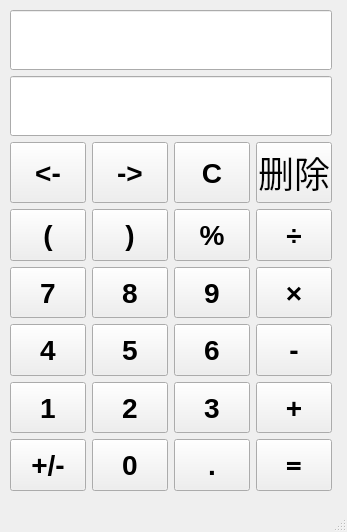
<?xml version="1.0" encoding="UTF-8"?>
<ui version="4.0">
 <class>MainWindow</class>
 <widget class="QMainWindow" name="MainWindow">
  <property name="geometry">
   <rect>
    <x>0</x>
    <y>0</y>
    <width>347</width>
    <height>532</height>
   </rect>
  </property>
  <property name="windowTitle">
   <string>MainWindow</string>
  </property>
  <widget class="QWidget" name="centralwidget">
   <widget class="QWidget" name="verticalLayoutWidget">
    <property name="geometry">
     <rect>
      <x>10</x>
      <y>10</y>
      <width>322</width>
      <height>481</height>
     </rect>
    </property>
    <layout class="QVBoxLayout" name="verticalLayout" stretch="1,1,4">
     <item>
      <widget class="QLineEdit" name="lineEdit_2">
       <property name="maximumSize">
        <size>
         <width>16777215</width>
         <height>60</height>
        </size>
       </property>
      </widget>
     </item>
     <item>
      <widget class="QLineEdit" name="lineEdit">
       <property name="maximumSize">
        <size>
         <width>16777215</width>
         <height>60</height>
        </size>
       </property>
      </widget>
     </item>
     <item>
      <layout class="QGridLayout" name="gridLayout" rowminimumheight="0,0,0,0,0,0">
       <item row="5" column="3">
        <widget class="QPushButton" name="pushButtonEqual">
         <property name="sizePolicy">
          <sizepolicy hsizetype="Expanding" vsizetype="Expanding">
           <horstretch>0</horstretch>
           <verstretch>0</verstretch>
          </sizepolicy>
         </property>
         <property name="font">
          <font>
           <family>Agency FB</family>
           <pointsize>21</pointsize>
           <italic>false</italic>
           <bold>true</bold>
          </font>
         </property>
         <property name="text">
          <string>=</string>
         </property>
        </widget>
       </item>
       <item row="3" column="0">
        <widget class="QPushButton" name="pushButton4">
         <property name="sizePolicy">
          <sizepolicy hsizetype="Expanding" vsizetype="Expanding">
           <horstretch>0</horstretch>
           <verstretch>0</verstretch>
          </sizepolicy>
         </property>
         <property name="font">
          <font>
           <pointsize>21</pointsize>
           <bold>true</bold>
          </font>
         </property>
         <property name="text">
          <string>4</string>
         </property>
        </widget>
       </item>
       <item row="2" column="2">
        <widget class="QPushButton" name="pushButton9">
         <property name="sizePolicy">
          <sizepolicy hsizetype="Expanding" vsizetype="Expanding">
           <horstretch>0</horstretch>
           <verstretch>0</verstretch>
          </sizepolicy>
         </property>
         <property name="font">
          <font>
           <pointsize>21</pointsize>
           <bold>true</bold>
          </font>
         </property>
         <property name="text">
          <string>9</string>
         </property>
        </widget>
       </item>
       <item row="2" column="0">
        <widget class="QPushButton" name="pushButton7">
         <property name="sizePolicy">
          <sizepolicy hsizetype="Expanding" vsizetype="Expanding">
           <horstretch>0</horstretch>
           <verstretch>0</verstretch>
          </sizepolicy>
         </property>
         <property name="font">
          <font>
           <pointsize>21</pointsize>
           <bold>true</bold>
          </font>
         </property>
         <property name="text">
          <string>7</string>
         </property>
        </widget>
       </item>
       <item row="5" column="2">
        <widget class="QPushButton" name="pushButtonDot">
         <property name="sizePolicy">
          <sizepolicy hsizetype="Expanding" vsizetype="Expanding">
           <horstretch>0</horstretch>
           <verstretch>0</verstretch>
          </sizepolicy>
         </property>
         <property name="font">
          <font>
           <pointsize>21</pointsize>
           <bold>true</bold>
          </font>
         </property>
         <property name="text">
          <string>.</string>
         </property>
        </widget>
       </item>
       <item row="2" column="3">
        <widget class="QPushButton" name="pushButtonMultiply">
         <property name="sizePolicy">
          <sizepolicy hsizetype="Expanding" vsizetype="Expanding">
           <horstretch>0</horstretch>
           <verstretch>0</verstretch>
          </sizepolicy>
         </property>
         <property name="font">
          <font>
           <pointsize>21</pointsize>
           <bold>true</bold>
          </font>
         </property>
         <property name="text">
          <string>×</string>
         </property>
        </widget>
       </item>
       <item row="3" column="1">
        <widget class="QPushButton" name="pushButton5">
         <property name="sizePolicy">
          <sizepolicy hsizetype="Expanding" vsizetype="Expanding">
           <horstretch>0</horstretch>
           <verstretch>0</verstretch>
          </sizepolicy>
         </property>
         <property name="font">
          <font>
           <pointsize>21</pointsize>
           <bold>true</bold>
          </font>
         </property>
         <property name="text">
          <string>5</string>
         </property>
        </widget>
       </item>
       <item row="4" column="3">
        <widget class="QPushButton" name="pushButtonAdd">
         <property name="sizePolicy">
          <sizepolicy hsizetype="Expanding" vsizetype="Expanding">
           <horstretch>0</horstretch>
           <verstretch>0</verstretch>
          </sizepolicy>
         </property>
         <property name="font">
          <font>
           <pointsize>21</pointsize>
           <bold>true</bold>
          </font>
         </property>
         <property name="text">
          <string>+</string>
         </property>
        </widget>
       </item>
       <item row="2" column="1">
        <widget class="QPushButton" name="pushButton8">
         <property name="sizePolicy">
          <sizepolicy hsizetype="Expanding" vsizetype="Expanding">
           <horstretch>0</horstretch>
           <verstretch>0</verstretch>
          </sizepolicy>
         </property>
         <property name="font">
          <font>
           <pointsize>21</pointsize>
           <bold>true</bold>
          </font>
         </property>
         <property name="text">
          <string>8</string>
         </property>
        </widget>
       </item>
       <item row="0" column="1">
        <widget class="QPushButton" name="pushButtonRightShift">
         <property name="sizePolicy">
          <sizepolicy hsizetype="Expanding" vsizetype="Expanding">
           <horstretch>0</horstretch>
           <verstretch>0</verstretch>
          </sizepolicy>
         </property>
         <property name="font">
          <font>
           <pointsize>21</pointsize>
           <bold>true</bold>
          </font>
         </property>
         <property name="text">
          <string>-&gt;</string>
         </property>
        </widget>
       </item>
       <item row="1" column="1">
        <widget class="QPushButton" name="pushButtonRightBracket">
         <property name="sizePolicy">
          <sizepolicy hsizetype="Expanding" vsizetype="Expanding">
           <horstretch>0</horstretch>
           <verstretch>0</verstretch>
          </sizepolicy>
         </property>
         <property name="font">
          <font>
           <pointsize>21</pointsize>
           <bold>true</bold>
          </font>
         </property>
         <property name="text">
          <string>)</string>
         </property>
        </widget>
       </item>
       <item row="0" column="0">
        <widget class="QPushButton" name="pushButtonLeftShift">
         <property name="sizePolicy">
          <sizepolicy hsizetype="Expanding" vsizetype="Expanding">
           <horstretch>0</horstretch>
           <verstretch>0</verstretch>
          </sizepolicy>
         </property>
         <property name="font">
          <font>
           <pointsize>21</pointsize>
           <bold>true</bold>
          </font>
         </property>
         <property name="text">
          <string>&lt;-</string>
         </property>
        </widget>
       </item>
       <item row="5" column="1">
        <widget class="QPushButton" name="pushButton0">
         <property name="sizePolicy">
          <sizepolicy hsizetype="Expanding" vsizetype="Expanding">
           <horstretch>0</horstretch>
           <verstretch>0</verstretch>
          </sizepolicy>
         </property>
         <property name="font">
          <font>
           <pointsize>21</pointsize>
           <bold>true</bold>
          </font>
         </property>
         <property name="text">
          <string>0</string>
         </property>
        </widget>
       </item>
       <item row="1" column="0">
        <widget class="QPushButton" name="pushButtonLeftBracket">
         <property name="sizePolicy">
          <sizepolicy hsizetype="Expanding" vsizetype="Expanding">
           <horstretch>0</horstretch>
           <verstretch>0</verstretch>
          </sizepolicy>
         </property>
         <property name="font">
          <font>
           <pointsize>21</pointsize>
           <bold>true</bold>
          </font>
         </property>
         <property name="text">
          <string>(</string>
         </property>
        </widget>
       </item>
       <item row="1" column="2">
        <widget class="QPushButton" name="pushButtonMod">
         <property name="sizePolicy">
          <sizepolicy hsizetype="Expanding" vsizetype="Expanding">
           <horstretch>0</horstretch>
           <verstretch>0</verstretch>
          </sizepolicy>
         </property>
         <property name="font">
          <font>
           <pointsize>21</pointsize>
           <bold>true</bold>
          </font>
         </property>
         <property name="text">
          <string>%</string>
         </property>
        </widget>
       </item>
       <item row="0" column="2">
        <widget class="QPushButton" name="pushButtonClear">
         <property name="sizePolicy">
          <sizepolicy hsizetype="Expanding" vsizetype="Expanding">
           <horstretch>0</horstretch>
           <verstretch>0</verstretch>
          </sizepolicy>
         </property>
         <property name="font">
          <font>
           <pointsize>21</pointsize>
           <bold>true</bold>
          </font>
         </property>
         <property name="text">
          <string>C</string>
         </property>
        </widget>
       </item>
       <item row="3" column="3">
        <widget class="QPushButton" name="pushButtonSubtract">
         <property name="sizePolicy">
          <sizepolicy hsizetype="Expanding" vsizetype="Expanding">
           <horstretch>0</horstretch>
           <verstretch>0</verstretch>
          </sizepolicy>
         </property>
         <property name="font">
          <font>
           <pointsize>21</pointsize>
           <bold>true</bold>
          </font>
         </property>
         <property name="text">
          <string>-</string>
         </property>
        </widget>
       </item>
       <item row="4" column="2">
        <widget class="QPushButton" name="pushButton3">
         <property name="sizePolicy">
          <sizepolicy hsizetype="Expanding" vsizetype="Expanding">
           <horstretch>0</horstretch>
           <verstretch>0</verstretch>
          </sizepolicy>
         </property>
         <property name="font">
          <font>
           <pointsize>21</pointsize>
           <bold>true</bold>
          </font>
         </property>
         <property name="text">
          <string>3</string>
         </property>
        </widget>
       </item>
       <item row="4" column="0">
        <widget class="QPushButton" name="pushButton1">
         <property name="sizePolicy">
          <sizepolicy hsizetype="Expanding" vsizetype="Expanding">
           <horstretch>0</horstretch>
           <verstretch>0</verstretch>
          </sizepolicy>
         </property>
         <property name="font">
          <font>
           <pointsize>21</pointsize>
           <bold>true</bold>
          </font>
         </property>
         <property name="text">
          <string>1</string>
         </property>
        </widget>
       </item>
       <item row="1" column="3">
        <widget class="QPushButton" name="pushButtonDivide">
         <property name="sizePolicy">
          <sizepolicy hsizetype="Expanding" vsizetype="Expanding">
           <horstretch>0</horstretch>
           <verstretch>0</verstretch>
          </sizepolicy>
         </property>
         <property name="font">
          <font>
           <pointsize>21</pointsize>
           <bold>true</bold>
          </font>
         </property>
         <property name="text">
          <string>÷</string>
         </property>
        </widget>
       </item>
       <item row="4" column="1">
        <widget class="QPushButton" name="pushButton2">
         <property name="sizePolicy">
          <sizepolicy hsizetype="Expanding" vsizetype="Expanding">
           <horstretch>0</horstretch>
           <verstretch>0</verstretch>
          </sizepolicy>
         </property>
         <property name="font">
          <font>
           <pointsize>21</pointsize>
           <bold>true</bold>
          </font>
         </property>
         <property name="text">
          <string>2</string>
         </property>
        </widget>
       </item>
       <item row="3" column="2">
        <widget class="QPushButton" name="pushButton6">
         <property name="sizePolicy">
          <sizepolicy hsizetype="Expanding" vsizetype="Expanding">
           <horstretch>0</horstretch>
           <verstretch>0</verstretch>
          </sizepolicy>
         </property>
         <property name="font">
          <font>
           <pointsize>21</pointsize>
           <bold>true</bold>
          </font>
         </property>
         <property name="text">
          <string>6</string>
         </property>
        </widget>
       </item>
       <item row="5" column="0">
        <widget class="QPushButton" name="pushButtonSign">
         <property name="sizePolicy">
          <sizepolicy hsizetype="Expanding" vsizetype="Expanding">
           <horstretch>0</horstretch>
           <verstretch>0</verstretch>
          </sizepolicy>
         </property>
         <property name="font">
          <font>
           <pointsize>21</pointsize>
           <bold>true</bold>
          </font>
         </property>
         <property name="text">
          <string>+/-</string>
         </property>
        </widget>
       </item>
       <item row="0" column="3">
        <widget class="QPushButton" name="pushButtonDelete">
         <property name="sizePolicy">
          <sizepolicy hsizetype="Expanding" vsizetype="Expanding">
           <horstretch>0</horstretch>
           <verstretch>0</verstretch>
          </sizepolicy>
         </property>
         <property name="font">
          <font>
           <family>香蕉大将军灵感体</family>
           <pointsize>27</pointsize>
          </font>
         </property>
         <property name="text">
          <string>删除</string>
         </property>
        </widget>
       </item>
      </layout>
     </item>
    </layout>
   </widget>
  </widget>
  <widget class="QMenuBar" name="menubar">
   <property name="geometry">
    <rect>
     <x>0</x>
     <y>0</y>
     <width>347</width>
     <height>21</height>
    </rect>
   </property>
  </widget>
  <widget class="QStatusBar" name="statusbar"/>
 </widget>
 <resources/>
 <connections/>
</ui>
